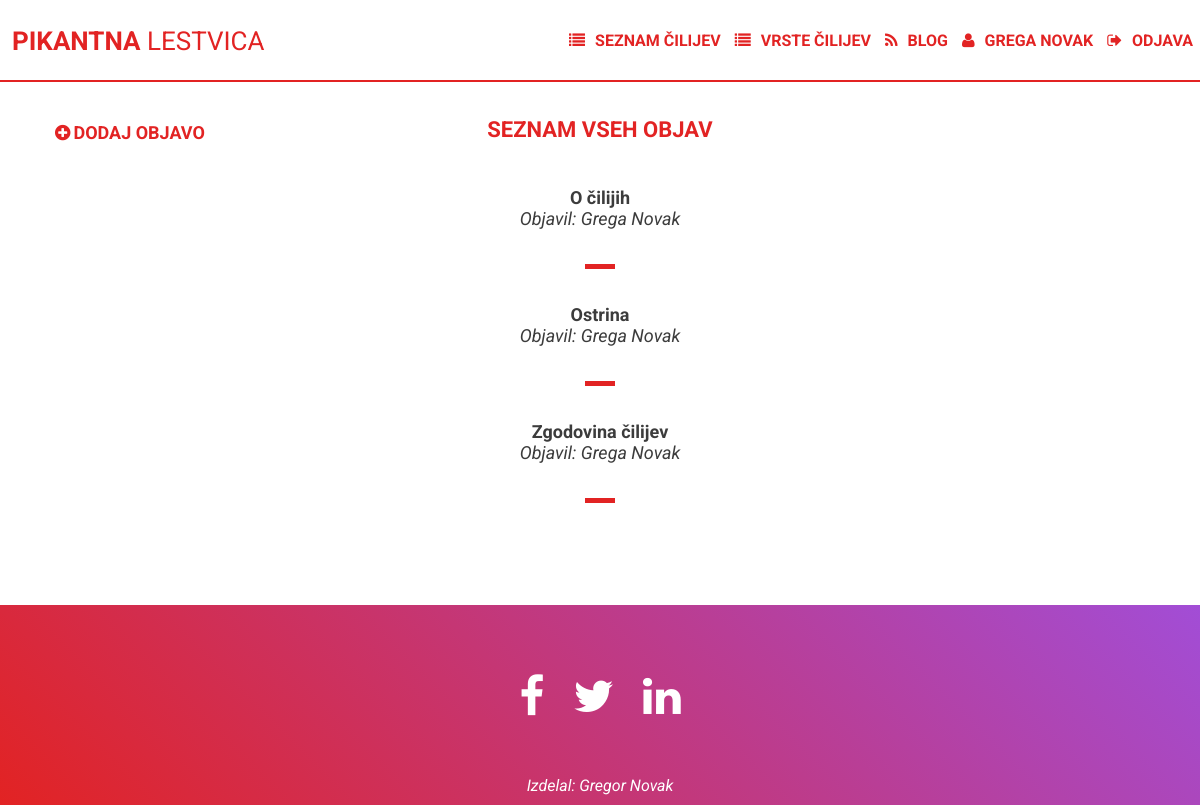
The page /blog.php (signed in) on the database its author committed.
### tables this page shows
CREATE TABLE `blog` (
  `id_blog` int(11) NOT NULL,
  `blog_title` varchar(120) NOT NULL,
  `blog_content` text NOT NULL,
  `date_added` timestamp NOT NULL DEFAULT CURRENT_TIMESTAMP ON UPDATE CURRENT_TIMESTAMP
);

CREATE TABLE `users` (
  `id_users` int(11) NOT NULL,
  `first_name` varchar(40) DEFAULT NULL,
  `last_name` varchar(60) DEFAULT NULL,
  `email` varchar(50) NOT NULL,
  `pass` varchar(100) NOT NULL,
  `admin` int(11) NOT NULL DEFAULT '0'
);

### blog.php (the view, shortened to what this page needs)
<?php
    include_once './header.php';
    include_once './database.php';
    $user_id = $_SESSION['user_id'];
    $query   = "SELECT * FROM users WHERE id_users='$user_id' AND admin='1'";
    $result  = mysqli_query($link, $query);
?>
<div class="chilis-container">
    <div class="chilis-title">
        <?php
            if (mysqli_num_rows($result) != 0) {
        ?>
        <a href="add_post.php"><i class="fa fa-plus-circle fa-custom-plus"></i><span class="add-new">Dodaj objavo</span></a>
        <?php
            }
        ?>
        <h2>Seznam vseh objav</h2>
    </div>
    <div class="blog-posts">
        <?php
            $query = "SELECT b.id_blog, b.blog_title, b.date_added, u.first_name, u.last_name FROM blog_users bu INNER JOIN users u ON bu.id_users=u.id_users INNER JOIN blog b ON bu.id_blog=b.id_blog ORDER BY date_added DESC";
            $result = mysqli_query($link, $query);
            while ($blog = mysqli_fetch_array($result)) {
        ?>
        <div class="post">
            <a href="blog_post.php?id=<?php echo $blog['id_blog']; ?>"><?php echo $blog['blog_title']. ' '; ?><span class="blog-info">Objavil: <?php echo $blog['first_name']. ' ' .$blog['last_name']; ?> </span></a>
        </div>
        <hr class="chili-hr">
        <?php
            }
        ?>
    </div>
</div>
<?php
    include_once './footer.php';
?>

### assets/css/style.css (style rules this page uses)
* { box-sizing: border-box; -webkit-font-smoothing: antialiased; }
html { position: relative; min-height: 100%; }
body { margin: 0 0 150px; padding: 0; font-family: 'Roboto', sans-serif; }
.chilis-container { width: 100%; border-top: 1px solid rgb(226, 35, 35); }
.chilis-container .chilis-title h2 { font-size: 22px; color: rgb(226, 35, 35); }
.chilis-container .chilis-title { position: relative; text-align: center; }
.chilis-container .chilis-title a { display: inline-block; line-height: 29px; position: absolute; top: 0px; right: 10px; text-decoration: none; color: rgb(226, 35, 35); font-size: 17px; }
.chilis-container .chilis-title a .add-new { display: none; margin-left: 3px; }
.chilis-container .chili-hr { border: 0; height: 5px; width: 30px; background: rgb(226, 35, 35); margin: 25px auto 25px auto; }
.chilis-container .blog-posts { width: 100%; }
.chilis-container .blog-posts .post { width: 100%; text-align: center; }
.chilis-container .blog-posts .post a { width: 95%; margin: 0 auto; padding: 10px 0; text-decoration: none; display: block; color: rgb(60, 60, 60); font-weight: 700; }
.chilis-container .blog-posts .post a .blog-info { display: block; font-style: italic; font-weight: 400; }
@media screen and (min-width: 1141px) { body { margin: 0 0 300px; padding: 0; box-sizing: border-box; font-family: 'Roboto', sans-serif; } }
@media screen and (min-width: 1141px) { .chilis-container { border: none; margin: 0 auto; max-width: 1100px; } }
@media screen and (min-width: 1141px) { .chilis-container .chilis-title { position: relative; } }
@media screen and (min-width: 1141px) { .chilis-container .chilis-title h2 { text-transform: uppercase; margin: 35px 0 35px 0; } }
@media screen and (min-width: 1141px) { .chilis-container .chilis-title a { display: inline-block; line-height: 29px; position: absolute; top: 1px; left: 5px; right: auto; text-decoration: none; color: rgb(226, 35, 35); font-size: 18px; } }
@media screen and (min-width: 1141px) { .chilis-container .chilis-title a .add-new { display: inline-block; text-transform: uppercase; font-weight: 700; } }
@media screen and (min-width: 1141px) { .chilis-container .blog-posts .post a { font-size: 18px; } }

### rows shown on the page
blog: blog_title "O čilijih", users.first_name "Grega", users.last_name "Novak"
blog: blog_title "Ostrina", users.first_name "Grega", users.last_name "Novak"
blog: blog_title "Zgodovina čilijev", users.first_name "Grega", users.last_name "Novak"

### other values the page prints
$_SESSION['username'] "GREGA NOVAK"
